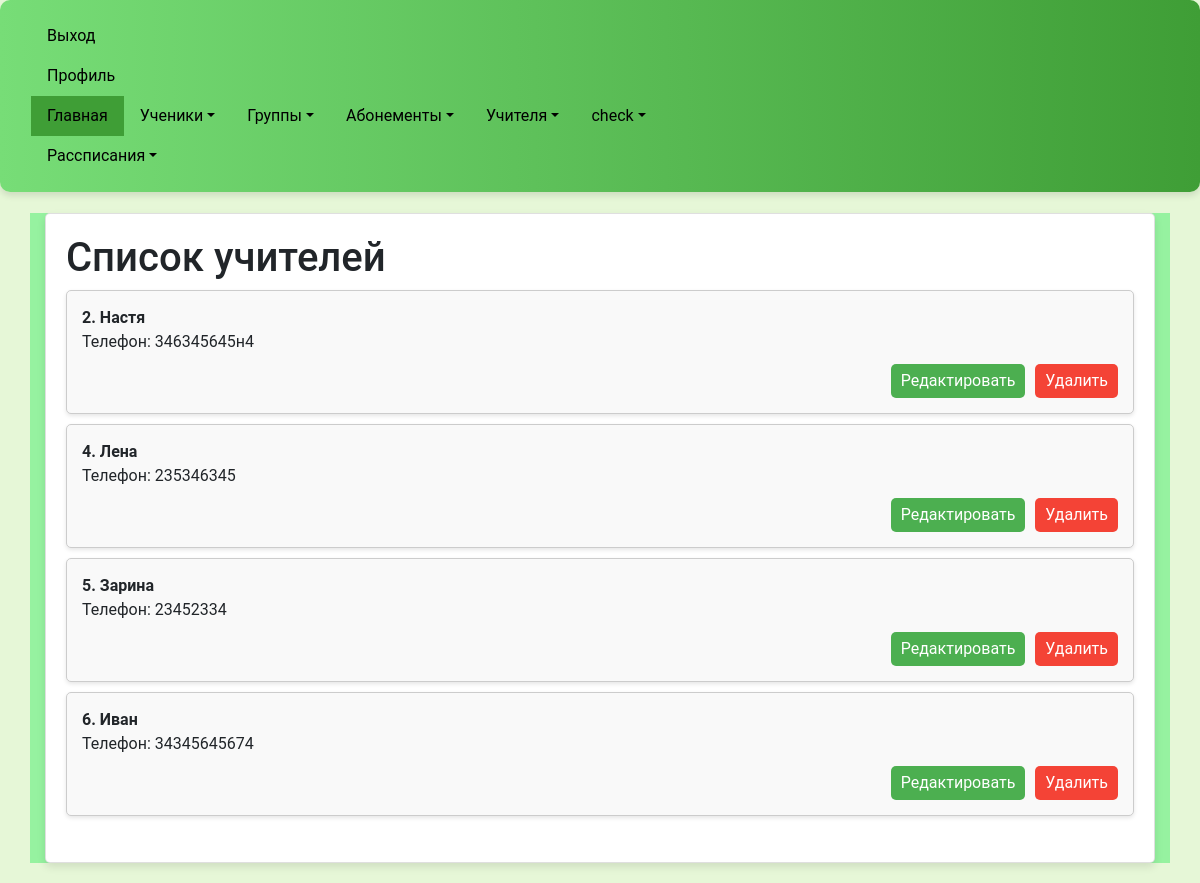
The page /coach_list/ (signed in) on the database as committed earlier.
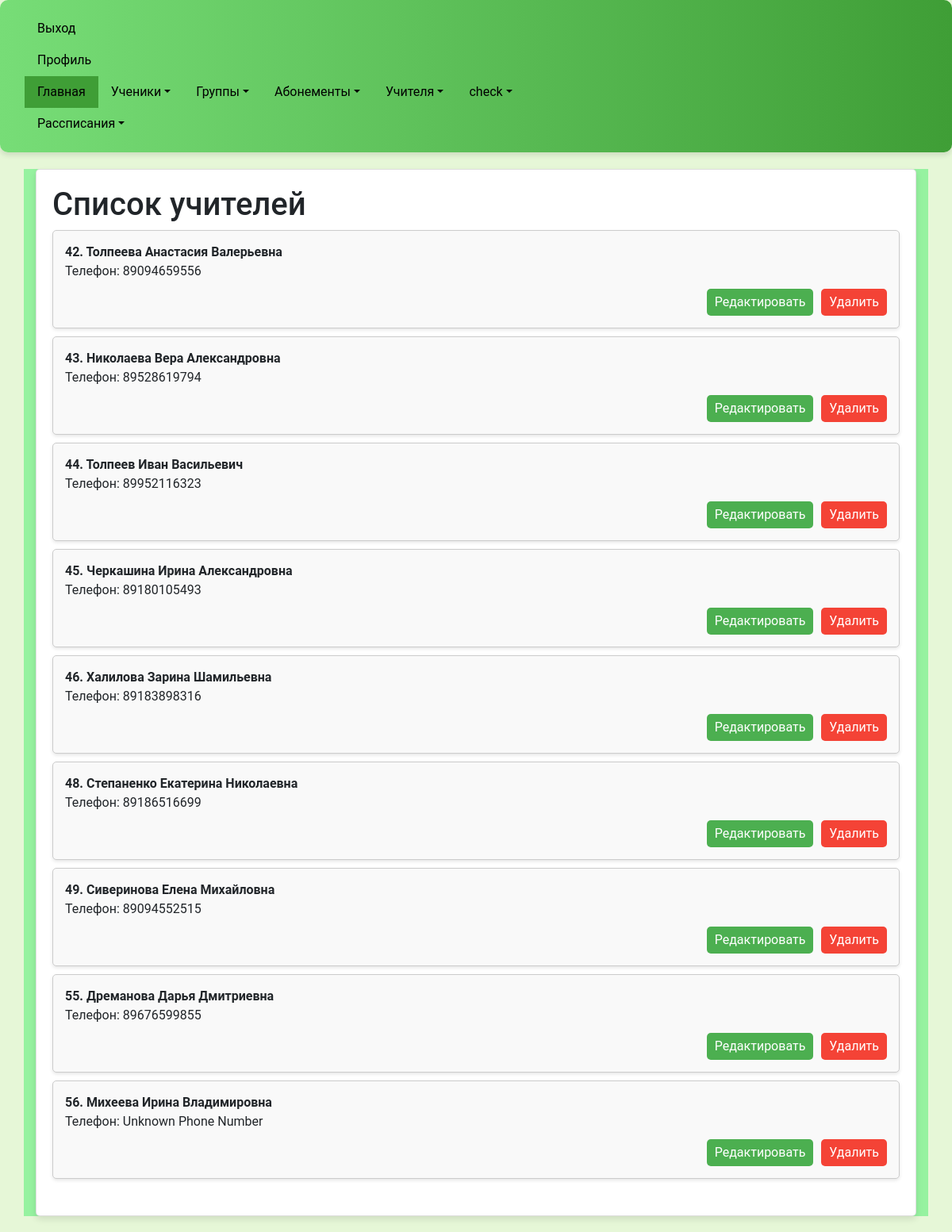
The same page on the database as committed later.
### myapp/models.py (models this page shows, shortened)
class Coach(models.Model):
    full_name = models.CharField(max_length=255)
    phone_number = models.CharField(max_length=20)
    students = models.ManyToManyField(Client, related_name='coach_students')
    groupqs = models.ManyToManyField(Group, related_name='coach_groupqs')
    percent = models.FloatField(default=0)

### myapp/views.py (the view)
# urls.py: path('coach_list/', coach_list, name='coach_list'),
@login_required
def coach_list(request):
    coaches = Coach.objects.all()
    return render(request, 'coach_list.html', {'coaches': coaches})

### myapp/templates/coach_list.html (shortened to what this page needs)
{% extends 'base.html' %}
{% block content %}
<div class="container">
    <div class="card">
        <h1>Список учителей</h1>
        <ul class="coach-list">
            {% for coach in coaches %}
            <li class="coach-card">
                <strong>{{ coach.id }}. {{ coach.full_name }}</strong> <br>
                Телефон: {{ coach.phone_number }} <br>
                <div class="coach-actions">
                    <a href="{% url 'update_couch' pk=coach.id %}" class="btn-edit">Редактировать</a>
                    <a href="{% url 'delete_couch' pk=coach.id %}" class="btn-delete"
                        onclick="return confirm('Are you sure you want to delete this coach?')">Удалить</a>
                </div>
            </li>
            {% empty %}
            <li>No coaches yet.</li>
            {% endfor %}
        </ul>
    </div>
</div>
{% endblock %}

Rows that differ between the two databases and show on the page:
removed Coach: id "2", full_name "Настя", phone_number "346345645н4"
removed Coach: id "4", full_name "Лена", phone_number "235346345"
removed Coach: id "5", full_name "Зарина", phone_number "23452334"
removed Coach: id "6", full_name "Иван", phone_number "34345645674"
added Coach: id "42", full_name "Толпеева Анастасия Валерьевна", phone_number "89094659556"
added Coach: id "43", full_name "Николаева Вера Александровна", phone_number "89528619794"
added Coach: id "44", full_name "Толпеев Иван Васильевич", phone_number "89952116323"
added Coach: id "45", full_name "Черкашина Ирина Александровна", phone_number "89180105493"
added Coach: id "46", full_name "Халилова Зарина Шамильевна", phone_number "89183898316"
added Coach: id "48", full_name "Степаненко Екатерина Николаевна", phone_number "89186516699"
added Coach: id "49", full_name "Сиверинова Елена Михайловна", phone_number "89094552515"
added Coach: id "55", full_name "Дреманова Дарья Дмитриевна", phone_number "89676599855"
added Coach: id "56", full_name "Михеева Ирина Владимировна", phone_number "Unknown Phone Number"
